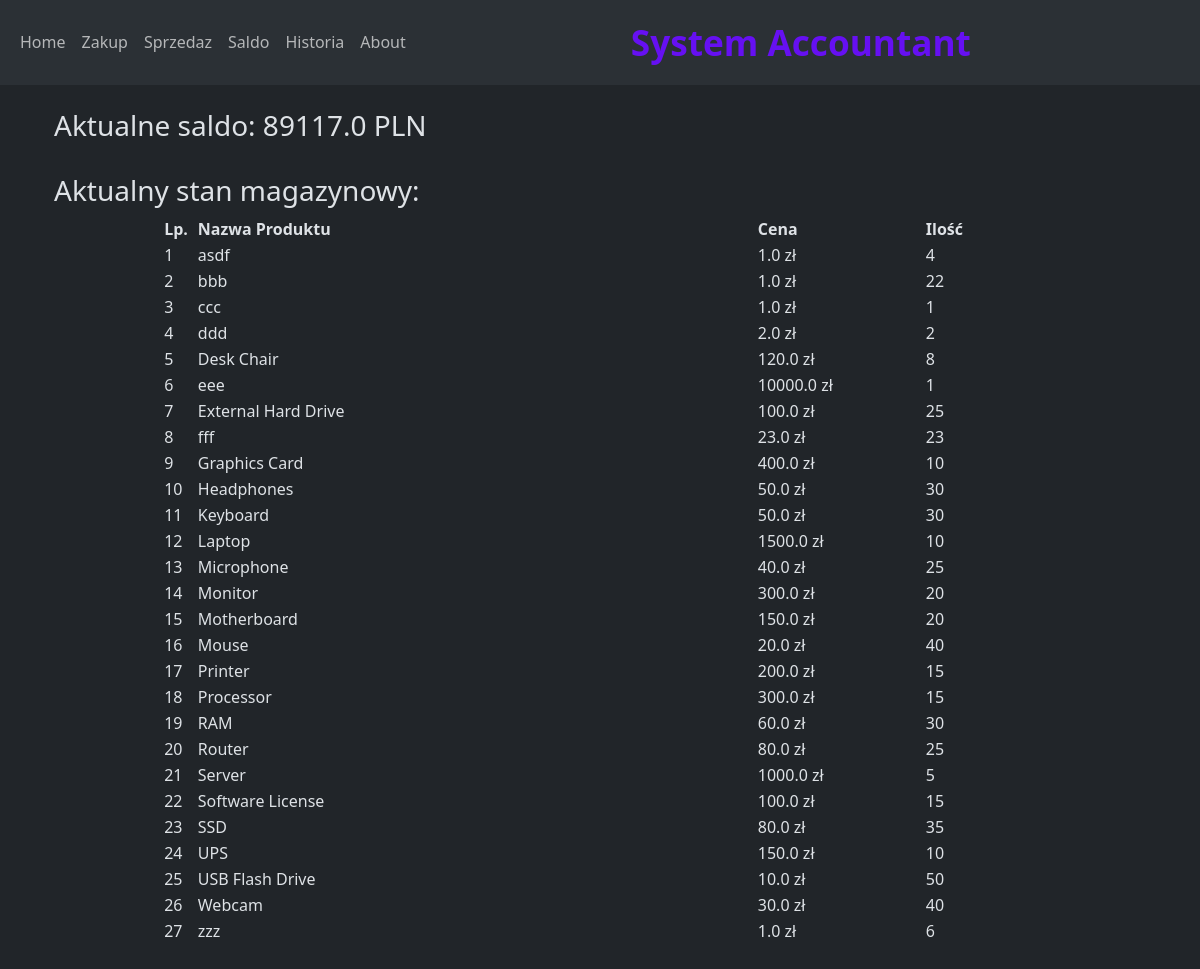
Before: / with the older database file.
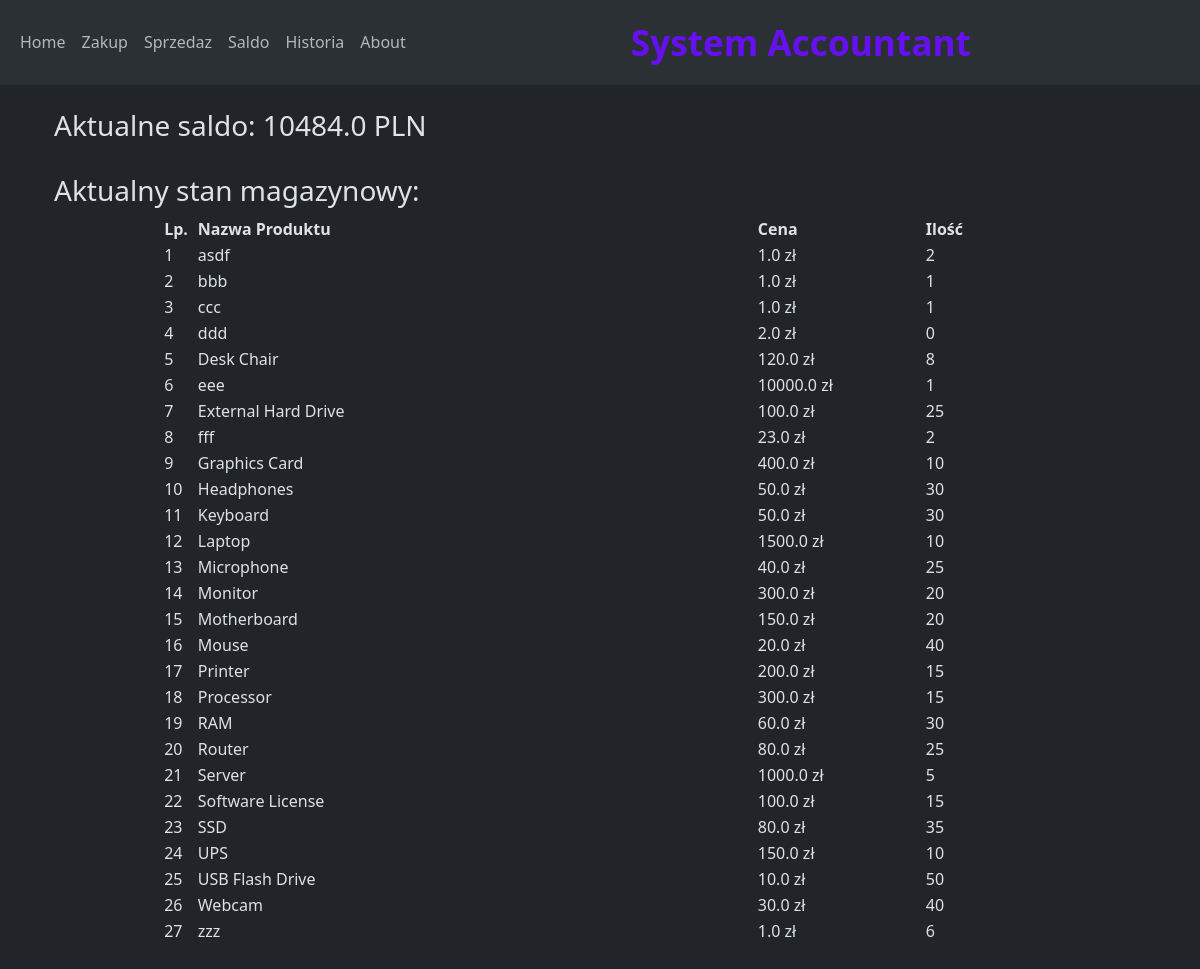
After: the same page with the newer database file.
### app.py (models this page shows)
class Saldo(db.Model):
    id = db.Column(db.Integer, primary_key=True)
    saldo = db.Column(db.Float)
    when = db.Column(db.DateTime, server_default=func.now())

class Inventory(db.Model):
    id = db.Column(db.Integer, primary_key=True)
    product = db.Column(db.String)
    price = db.Column(db.Float)
    quantity = db. Column(db.Integer)
    historia = relationship('History' , back_populates = 'inventory')

### app.py (the view)
@app.route('/')
def index():
    magazyn_stan = Inventory.query.all()
    magazyn_stan = sorted(Inventory.query.all() , key = lambda x: x.product.lower())
    konto = Saldo.query.order_by(Saldo.id.desc()).first()
    if konto is None:
        konto = 0
    else:
        konto = konto.saldo
    return render_template('index.html', konto=konto, magazyn=magazyn_stan)

### templates/index.html (shortened to what this page needs)
{% extends "base.html" %}
{% block content %}
<div class="container">
<h3>Aktualne saldo:  {{ konto }} PLN</h3>
<br>
        <h3>Aktualny stan magazynowy: </h3>
    <table  style="width:80%" align="center">
        <tr>
            <th style="width:3%">Lp.</th>
            <th style="width:50%">Nazwa Produktu</th>
            <th style="width:15%">Cena</th>
            <th style="width:10%">Ilość</th>
        </tr>
        {% for produkt in magazyn %}
        <tr>
            <td>{{ loop.index }}</td>
            <td>{{ produkt.product }}</td>
            <td>{{ produkt.price }} zł</td>
            <td>{{ produkt.quantity }}</td>
        </tr>
        {% endfor %}
    </table><br>
    <br>
</div>
{% endblock %}

Changed rows visible on the page:
no longer on this page (row unchanged): Saldo: saldo "89117.0"
added Saldo: saldo "10484.0"
changed Inventory "asdf": quantity "4" → "2"
changed Inventory "bbb": quantity "22" → "1"
changed Inventory "ddd": quantity "2" → "0"
changed Inventory "fff": quantity "23" → "2"
